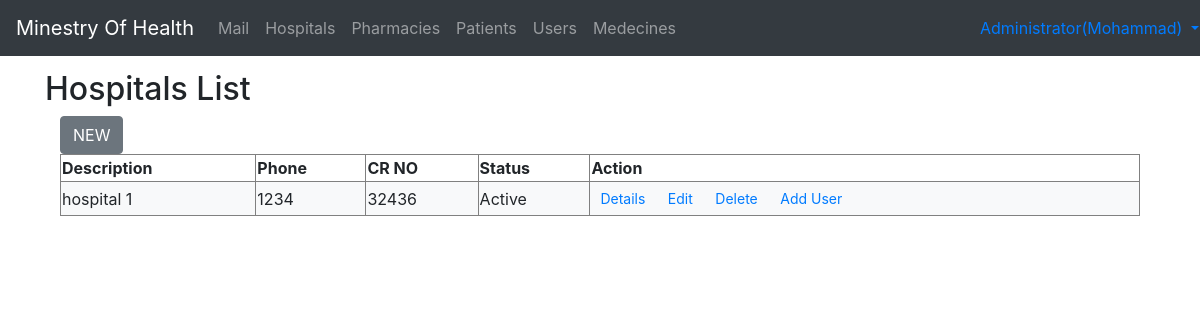
Screenshot of /admin/Hospitals.php (signed in) with the database file from the repository.
### tables this page shows
CREATE TABLE IF NOT EXISTS `hospital` (
  `id` int(11) NOT NULL AUTO_INCREMENT,
  `Description` varchar(50) NOT NULL,
  `Tel` varchar(20) NOT NULL,
  `Tel2` varchar(20) NOT NULL,
  `Address` varchar(200) NOT NULL,
  `nationalId` varchar(50) NOT NULL,
  `Fax` varchar(20) NOT NULL,
  `Email` varchar(30) NOT NULL,
  `Status` tinyint(1) NOT NULL,
  `ContactName` varchar(50) NOT NULL,
  `ContactTel` varchar(20) NOT NULL,
  `openh1` int(2) NOT NULL,
  `openh2` int(2) NOT NULL,
  `offDay` enum('','Friday','Saturday','Sunday','Monday','Tuesday','Wednesday','Thursday') NOT NULL,
  PRIMARY KEY (`id`)
);

### included/Hospitals.php (the view, shortened to what this page needs)
<?php
try{
        include("config.php");
        $query="SELECT `id`, `Description`, `Tel`, `Tel2`, `Address`, `nationalId`, `Fax`, `Email`, `Status`, `ContactName`, `ContactTel`, `openh1`, `openh2`, `offDay` FROM `hospital` WHERE 1";
        $results= $db->query($query);
        while ($row = $results->fetch(PDO::FETCH_ASSOC))
{
	$t=' class="bg-light"';
	$s='Active';
?>
<tr <?php echo $t; ?>>
    <td>
        <?php echo $row["Description"]; ?>
    </td>
    <td>
        <?php echo $row["Tel"]; ?>
    </td>
    <td>
        <?php echo $row["nationalId"]; ?>
    </td>
    <td>
        <?php echo $s; ?>
    </td>
    <td>
        <a class="btn btn-sm" href="HospitalDetails.php?pID=<?php echo $row["id"]; ?>">Details</a>
        <a class="btn btn-sm" href="HospitalEdit.php?pID=<?php echo $row["id"]; ?>">Edit</a>
        <a class="btn btn-sm" href="HospitalDelete.php?pID=<?php echo $row["id"]; ?>">Delete</a>
        <a class="btn btn-sm" href="User.php?type=Hospital&uID=<?php echo $row["id"]; ?>"  >Add User</a>
    </td>
</tr>
<?php
}
}catch(Exception $e) {
 echo 'Message: ' .$e->getMessage();
}
?>

### rows the page displays
hospital: Description "hospital 1", Tel "1234", nationalId "32436", s "Active"

### other values shown
$_SESSION["type"] "Administrator"
$_SESSION["F_name"] "Mohammad"
